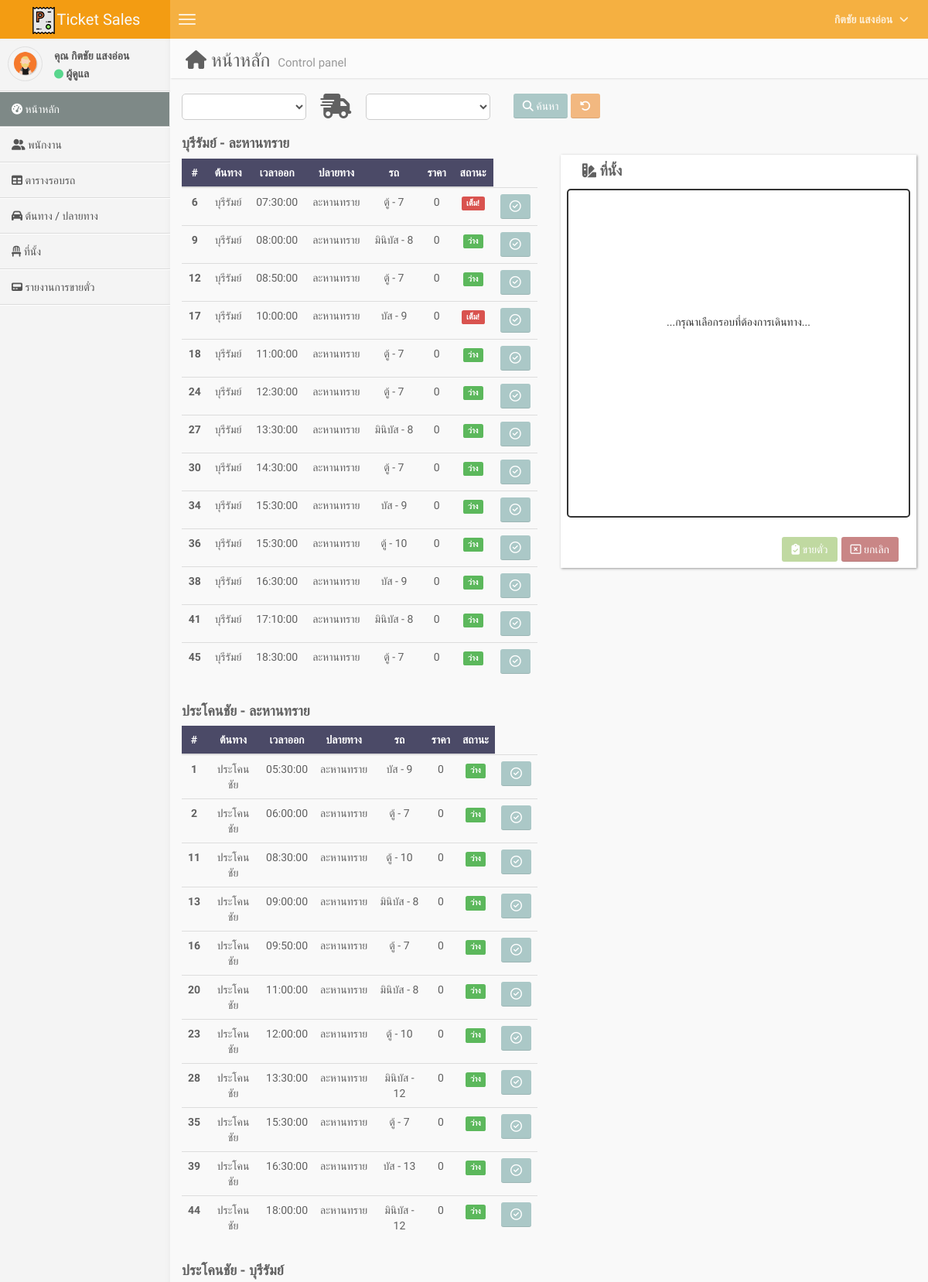
The app's page /index.php (signed in, upper part) with its own data.
### tables this page shows
CREATE TABLE `tb_user` (
  `u_id` int(11) NOT NULL,
  `u_email` varchar(70) NOT NULL,
  `u_password` varchar(280) NOT NULL,
  `u_first_name` varchar(180) NOT NULL,
  `u_last_name` varchar(80) NOT NULL,
  `u_address` varchar(300) NOT NULL,
  `u_role` int(11) NOT NULL DEFAULT 0,
  `u_tel` varchar(10) NOT NULL
);

CREATE TABLE `tb_round_out` (
  `ro_id` int(11) NOT NULL,
  `ro_place_start` int(11) NOT NULL,
  `ro_place_end` int(11) NOT NULL,
  `ro_time_start` time NOT NULL,
  `ro_price` int(11) NOT NULL DEFAULT 0,
  `ro_bus` int(11) NOT NULL
);

CREATE TABLE `tb_place_start` (
  `ps_id` int(11) NOT NULL,
  `ps_name` varchar(80) NOT NULL
);

CREATE TABLE `tb_place_end` (
  `pe_id` int(11) NOT NULL,
  `pe_name` varchar(80) NOT NULL
);

CREATE TABLE `tb_bus` (
  `b_id` int(11) NOT NULL,
  `b_name` varchar(80) NOT NULL
);

### index.php (the view, shortened to what the rows shown need)
<?php
require "connect.php";
$id = $_SESSION["user_id"];
$role = $_SESSION["user_role"];
$SQL = "SELECT * FROM tb_user WHERE u_id = '{$id}'";
$objQuery = mysqli_query($con, $SQL);
$user = mysqli_fetch_assoc($objQuery);
$SQL = "SELECT * FROM tb_round_out
            INNER JOIN tb_bus ON tb_round_out.ro_bus = tb_bus.b_id
            INNER JOIN tb_place_start ON tb_round_out.ro_place_start = tb_place_start.ps_id
            INNER JOIN tb_place_end ON tb_round_out.ro_place_end = tb_place_end.pe_id ORDER BY ro_time_start";
$rountQuery = mysqli_query($con, $SQL);
$SQL = "SELECT COUNT(*) as bs_count_round, bs_round_out FROM `tb_book_seat` GROUP BY bs_round_out";
$count_round = mysqli_query($con, $SQL);
$SQL = "SELECT * FROM tb_round_out
        INNER JOIN tb_place_start ON tb_round_out.ro_place_start = tb_place_start.ps_id
        INNER JOIN tb_place_end ON tb_round_out.ro_place_end = tb_place_end.pe_id
        GROUP BY ro_place_start, ro_place_end";
$groupPlaceQuery = mysqli_query($con, $SQL);
?>
<!DOCTYPE html>
<html>
<head>
    <link href="css/bootstrap.min.css" rel="stylesheet" type="text/css" />
    <link rel="stylesheet" href="node_modules\@fortawesome\fontawesome-free\css\all.min.css">
    <link href="css/AdminLTE.css" rel="stylesheet" type="text/css" />
    <link href="css/Custom.css" rel="stylesheet" type="text/css" />
</head>
<body class="skin-blue" >
    <header class="header" id="body-header">
        <nav class="navbar navbar-static-top" role="navigation">
            <div class="navbar-right">
                <ul class="nav navbar-nav">
                    <li class="dropdown user user-menu">
                        <a href="#" class="dropdown-toggle" data-toggle="dropdown">
                            <span> <?= $user["u_first_name"] . " " . $user["u_last_name"] ?>  </span>
                            <i class="fas fa-angle-down" style="font-size: 14px;margin-left: 5px;"></i>
                        </a>
                    </li>
                </ul>
            </div>
        </nav>
    </header>
    <div class="wrapper row-offcanvas row-offcanvas-left" id="body-content">
        <aside class="left-side sidebar-offcanvas">
            <section class="sidebar">
                <div class="user-panel">
                    <div class="pull-left info">
                        <p>คุณ <?= $user["u_first_name"] . " " . $user["u_last_name"] ?> </p>
                        <div>
                            <i class="fas fa-circle" style="font-size: 12px;color:#58D68D"></i>
                            <?= $role == 1 ? "ผู้ดูแล" : "พนักงาน" ?>
                        </div>
                    </div>
                </div>
            </section>
        </aside>
        <aside class="right-side">
            <section class="content-header">
                <h1 style="color: #616161;">
                    <i class="fas fa-home"></i>
                    หน้าหลัก
                    <small>Control panel</small>
                </h1>
            </section>
            <section class="content">
                <div class="row">
                    <div class="col-md-6">
                        <div style="margin-top: 15px;">
                                <?php
                                    $rountResult = mysqli_fetch_all($rountQuery, MYSQLI_ASSOC);
                                    $seat_count_round = mysqli_fetch_all($count_round, MYSQLI_ASSOC);
                                    while($rowGroup = mysqli_fetch_assoc($groupPlaceQuery)){
                                ?>
                                    <h4 style="color: #616161;"><b><?= $rowGroup['ps_name']. " - " .$rowGroup['pe_name'] ?></b></h4>
                                    <div style="overflow-x: auto;">
                                    <table class="table text-center" >
                                        <thead style="background-color: #4B4A67; color: white;">
                                            <tr>
                                                <th scope="col">#</th>
                                                <th scope="col">ต้นทาง</th>
                                                <th scope="col">เวลาออก</th>
                                                <th scope="col">ปลายทาง</th>
                                                <th scope="col">รถ</th>
                                                <th scope="col">ราคา</th>
                                                <th scope="col">สถานะ</th>
                                            </tr>
                                        </thead>
                                        <tbody style="color: #616161;">
                                            <?php
                                                $i = 1;
                                                foreach ($rountResult as $row) {
                                                    if($row["ro_place_start"] == $rowGroup["ro_place_start"]&&$row["ro_place_end"] == $rowGroup["ro_place_end"]) {
                                                        $SQL = "SELECT COUNT(*) FROM tb_seat WHERE seat_bus = {$row['b_id']}";
                                                        $count_seat_in_bus = mysqli_fetch_row(mysqli_query($con, $SQL))[0];
                                                        $check_full_seat = false;
                                                        foreach($seat_count_round as $check_seat){
                                                            if($check_seat["bs_round_out"] == $row["ro_id"] && $check_seat["bs_count_round"] == $count_seat_in_bus){
                                                                $check_full_seat = true;
                                                            }
                                                        }
                                            ?>
                                                    <tr class="<?= $_GET['ro_id'] == $row['ro_id'] ? 'select-row-seat' : null ?>">
                                                        <th scope="row"><?= $i ?></th>
                                                        <td><?= $row["ps_name"] ?></td>
                                                        <td><?= $row["ro_time_start"] ?></td>
                                                        <td><?= $row["pe_name"] ?></td>
                                                        <td><?= $row["b_name"]. " - " .$row["b_id"] ?></td>
                                                        <td><?= $row["ro_price"] ?></td>
                                                        <td><p class="label <?= $check_full_seat? 'label-danger':'label-success'?>"><?= $check_full_seat? 'เต็ม!':'ว่าง' ?></p></td>
                                                        <td>
                                                            <?php
                                                            $pach_search = isset($_GET["btn_search"]) ? "&search_start={$_GET['search_start']}&search_end={$_GET['search_end']}&btn_search=" : null
                                                            ?>
                                                            <a href="<?= "?clean_seant&ro_id=". $row['ro_id'] . "&bus_id=" . $row['b_id'] . "&price=" . $row["ro_price"] ?><?= $pach_search ?>">
                                                                <button class="btn btn-primary">
                                                                    <i class="far fa-check-circle" style="font-size: 15px;"></i>
                                                                </button>
                                                            </a>
                                                        </td>
                                                    </tr>
                                            <?php
                                                    }
                                                    $i++;
                                                }
                                            ?>
                                        </tbody>
                                    </table>
                                    </div>
                                <?php
                                    };
                                ?>
                        </div>
                    </div>
            </div>
            </section>
        </aside>
    </div>
</body>
</html>

### records on screen
tb_user: u_first_name "กิตชัย", u_last_name "แสงอ่อน"
tb_round_out: ro_place_start.ps_name "บุรีรัมย์", ro_place_end.pe_name "ละหานทราย", ro_time_start "07:30:00", ro_bus.b_name "ตู้", ro_bus.b_id "7", ro_price "0", shows "เต็ม!"
tb_round_out: ro_place_start.ps_name "บุรีรัมย์", ro_time_start "08:00:00", ro_place_end.pe_name "ละหานทราย", ro_bus.b_name "มินิบัส", ro_bus.b_id "8", ro_price "0", shows "ว่าง"
tb_round_out: ro_place_start.ps_name "บุรีรัมย์", ro_time_start "08:50:00", ro_place_end.pe_name "ละหานทราย", ro_bus.b_name "ตู้", ro_bus.b_id "7", ro_price "0", shows "ว่าง"
tb_round_out: ro_place_start.ps_name "บุรีรัมย์", ro_time_start "10:00:00", ro_place_end.pe_name "ละหานทราย", ro_bus.b_name "บัส", ro_bus.b_id "9", ro_price "0", shows "เต็ม!"
tb_round_out: ro_place_start.ps_name "บุรีรัมย์", ro_time_start "11:00:00", ro_place_end.pe_name "ละหานทราย", ro_bus.b_name "ตู้", ro_bus.b_id "7", ro_price "0", shows "ว่าง"
tb_round_out: ro_place_start.ps_name "บุรีรัมย์", ro_time_start "12:30:00", ro_place_end.pe_name "ละหานทราย", ro_bus.b_name "ตู้", ro_bus.b_id "7", ro_price "0", shows "ว่าง"
tb_round_out: ro_place_start.ps_name "บุรีรัมย์", ro_time_start "13:30:00", ro_place_end.pe_name "ละหานทราย", ro_bus.b_name "มินิบัส", ro_bus.b_id "8", ro_price "0", shows "ว่าง"
tb_round_out: ro_place_start.ps_name "บุรีรัมย์", ro_time_start "14:30:00", ro_place_end.pe_name "ละหานทราย", ro_bus.b_name "ตู้", ro_bus.b_id "7", ro_price "0", shows "ว่าง"
tb_round_out: ro_place_start.ps_name "บุรีรัมย์", ro_time_start "15:30:00", ro_place_end.pe_name "ละหานทราย", ro_bus.b_name "บัส", ro_bus.b_id "9", ro_price "0", shows "ว่าง"
tb_round_out: ro_place_start.ps_name "บุรีรัมย์", ro_time_start "15:30:00", ro_place_end.pe_name "ละหานทราย", ro_bus.b_name "ตู้", ro_bus.b_id "10", ro_price "0", shows "ว่าง"
tb_round_out: ro_place_start.ps_name "บุรีรัมย์", ro_time_start "16:30:00", ro_place_end.pe_name "ละหานทราย", ro_bus.b_name "บัส", ro_bus.b_id "9", ro_price "0", shows "ว่าง"
tb_round_out: ro_place_start.ps_name "บุรีรัมย์", ro_time_start "17:10:00", ro_place_end.pe_name "ละหานทราย", ro_bus.b_name "มินิบัส", ro_bus.b_id "8", ro_price "0", shows "ว่าง"
tb_round_out: ro_place_start.ps_name "บุรีรัมย์", ro_time_start "18:30:00", ro_place_end.pe_name "ละหานทราย", ro_bus.b_name "ตู้", ro_bus.b_id "7", ro_price "0", shows "ว่าง"
tb_round_out: ro_place_start.ps_name "ประโคนชัย", ro_place_end.pe_name "ละหานทราย", ro_time_start "05:30:00", ro_bus.b_name "บัส", ro_bus.b_id "9", ro_price "0", shows "ว่าง"
tb_round_out: ro_place_start.ps_name "ประโคนชัย", ro_time_start "06:00:00", ro_place_end.pe_name "ละหานทราย", ro_bus.b_name "ตู้", ro_bus.b_id "7", ro_price "0", shows "ว่าง"
tb_round_out: ro_place_start.ps_name "ประโคนชัย", ro_time_start "08:30:00", ro_place_end.pe_name "ละหานทราย", ro_bus.b_name "ตู้", ro_bus.b_id "10", ro_price "0", shows "ว่าง"
tb_round_out: ro_place_start.ps_name "ประโคนชัย", ro_time_start "09:00:00", ro_place_end.pe_name "ละหานทราย", ro_bus.b_name "มินิบัส", ro_bus.b_id "8", ro_price "0", shows "ว่าง"
tb_round_out: ro_place_start.ps_name "ประโคนชัย", ro_time_start "09:50:00", ro_place_end.pe_name "ละหานทราย", ro_bus.b_name "ตู้", ro_bus.b_id "7", ro_price "0", shows "ว่าง"
tb_round_out: ro_place_start.ps_name "ประโคนชัย", ro_time_start "11:00:00", ro_place_end.pe_name "ละหานทราย", ro_bus.b_name "มินิบัส", ro_bus.b_id "8", ro_price "0", shows "ว่าง"
tb_round_out: ro_place_start.ps_name "ประโคนชัย", ro_time_start "12:00:00", ro_place_end.pe_name "ละหานทราย", ro_bus.b_name "ตู้", ro_bus.b_id "10", ro_price "0", shows "ว่าง"
tb_round_out: ro_place_start.ps_name "ประโคนชัย", ro_time_start "13:30:00", ro_place_end.pe_name "ละหานทราย", ro_bus.b_name "มินิบัส", ro_bus.b_id "12", ro_price "0", shows "ว่าง"
tb_round_out: ro_place_start.ps_name "ประโคนชัย", ro_time_start "15:30:00", ro_place_end.pe_name "ละหานทราย", ro_bus.b_name "ตู้", ro_bus.b_id "7", ro_price "0", shows "ว่าง"
tb_round_out: ro_place_start.ps_name "ประโคนชัย", ro_time_start "16:30:00", ro_place_end.pe_name "ละหานทราย", ro_bus.b_name "บัส", ro_bus.b_id "13", ro_price "0", shows "ว่าง"
tb_round_out: ro_place_start.ps_name "ประโคนชัย", ro_time_start "18:00:00", ro_place_end.pe_name "ละหานทราย", ro_bus.b_name "มินิบัส", ro_bus.b_id "12", ro_price "0", shows "ว่าง"
tb_round_out: ro_place_start.ps_name "ประโคนชัย", ro_place_end.pe_name "บุรีรัมย์"
